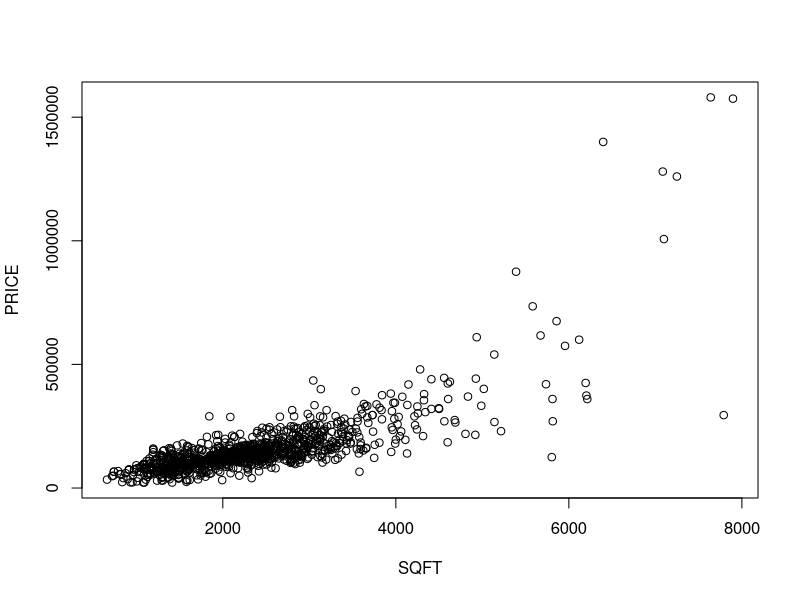
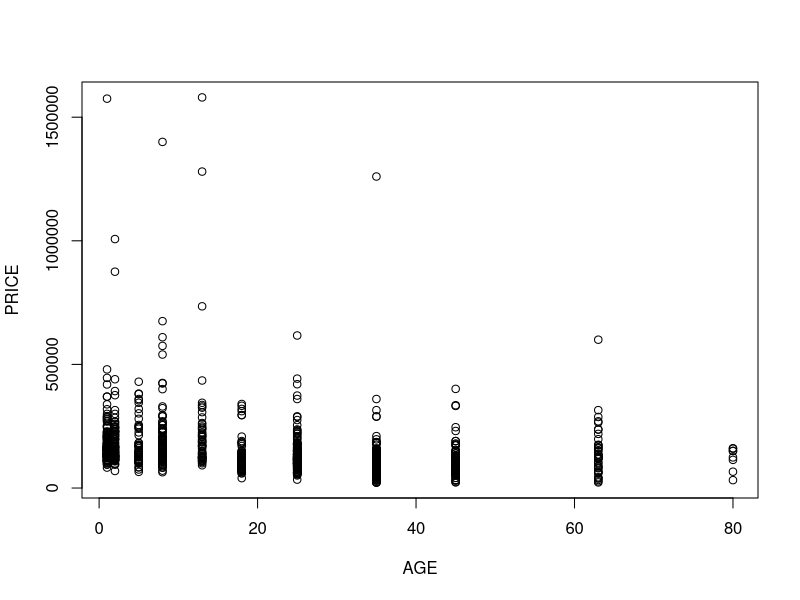
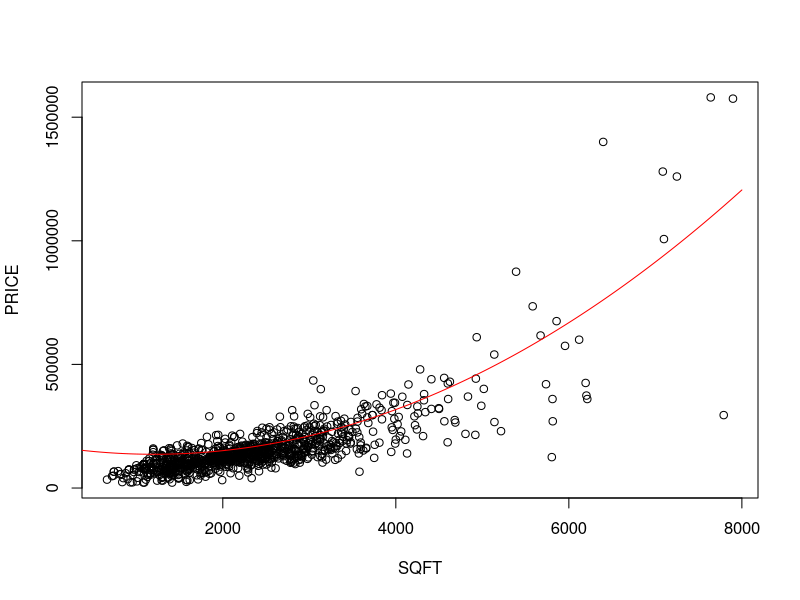
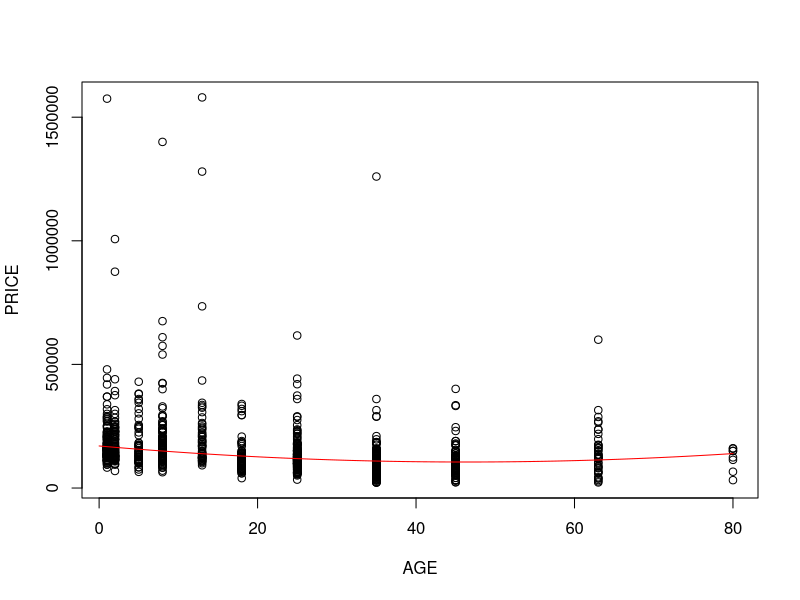
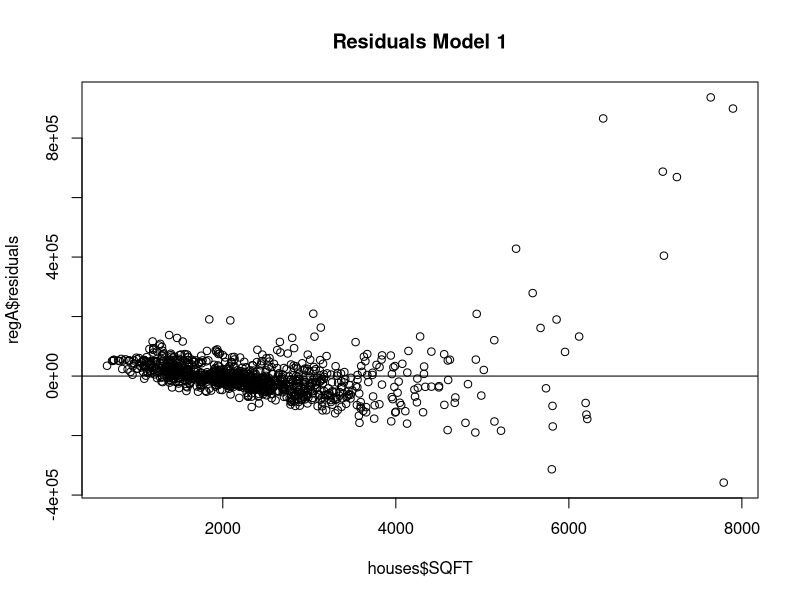
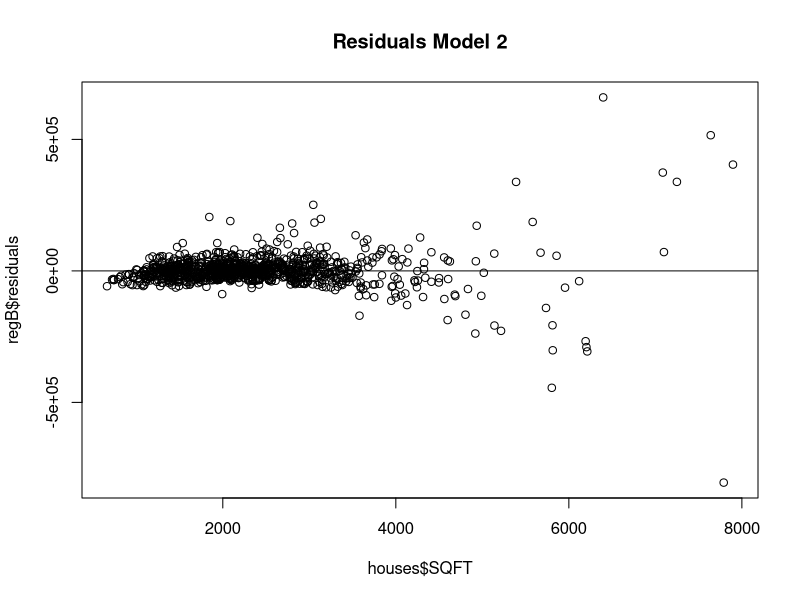
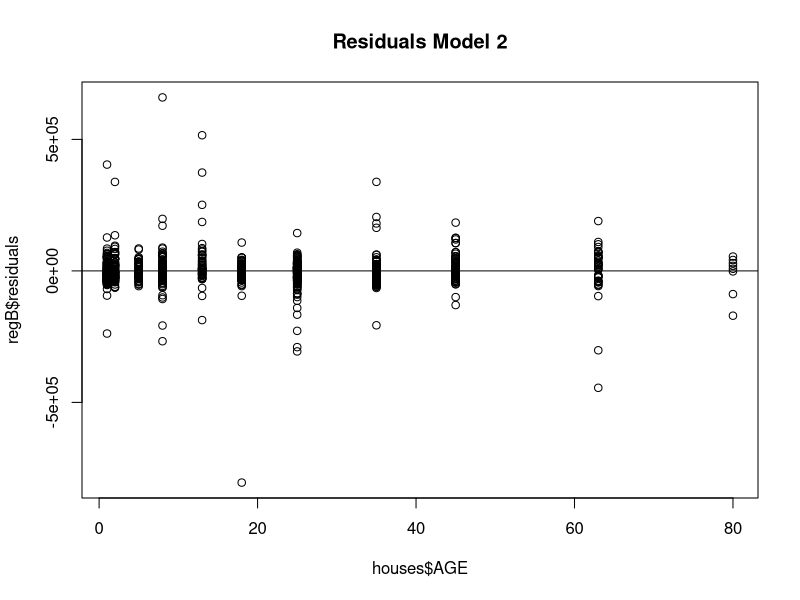

Source code (R) for these figures, in order:
################################################################################
#                                                                              #
#                Exercise 5: Multiple Regression Model                         # 
#                           Assignment 3                                       #
#                                                                              #
################################################################################

##### Assignment 3: House Prices: Multiple Regression Model #####

# Data
houses <- read.csv("houseprices2.csv")

# Exploration
summary(houses) # data summary
cor(houses) # data correlation matrix
# scatterplot price vs. sqft
plot(PRICE ~ SQFT, data = houses)
# scatterplot price vs. age
plot(PRICE ~ AGE, data = houses)

# (a) Model 1
regA <- lm(PRICE ~ SQFT + AGE, data = houses)
summary(regA)

# (a)(ii) 95% Confidence Interval
# get coefficients
co <- coef(summary(regA))
# calculate upper and lower bound 
up <- co[2,1] + qt(0.975, regA$df.residual)*co[2,2]
low <- co[2,1] - qt(0.975, regA$df.residual)*co[2,2]

# (a)(iii) t-Test: H_0: beta_3 >=-1000
# calculate t-Statistic
tstatA <- (co[3,1] - (-1000))/co[3,2]
# calculate the p-value, left-sided
pValA <- pt(tstatA, df = regA$df.residual)

# (b) Model 2: include squared terms
regB <- lm(PRICE ~ SQFT + I(SQFT^2) + AGE + I(AGE^2), data = houses)
summary(regB)
# get coefficients
coB <- coef(summary(regB))
# (b)(i) Marginal Effects
effectSqftMin <- coB[2,1] + 2*coB[3,1]*min(houses$SQFT)
effectSqftMax <- coB[2,1] + 2*coB[3,1]*max(houses$SQFT)
effectSqft2000 <- coB[2,1] + 2*coB[3,1]*2000

# (b)(ii) Marginal Effects
effectAgeMin <- coB[4,1] + 2*coB[5,1]*min(houses$AGE)
effectAgeMax <- coB[4,1] + 2*coB[5,1]*max(houses$AGE)
effectAge25 <- coB[4,1] + 2*coB[5,1]*25

# (b) (iii) 95% Confidence Interval for a house with 2000 sqft
covB <- vcov(regB) # Variance - Covariance Matrix of the coefficients
# calculate standard error of the linear combination of coefficients
seSqft2000 <- sqrt(covB[2,2] + 4000^2*covB[3,3] + 2*4000*covB[2,3])
# calculate upper and lower bound
upB <- effectSqft2000 + qt(0.975, regB$df.residual)*seSqft2000
lowB <- effectSqft2000 - qt(0.975, regB$df.residual)*seSqft2000

# (b) (iv) Version from Lea:  t-Test H_O: effect >=-1000 at age=25
# calculate standard error of the linear combination of coefficients
seAge25 <- sqrt(covB[4,4] + (2*25)^2*covB[5,5] + 2*(2*25)*covB[4,5])
# calculate t-Statistic: H_0: beta_4 + 2*beta_5*25 >= -1000
tstatB <- (effectAge25 - (-1000))/seAge25
# calculate the p-value, left-sided
pValB <- pt(tstatB, df = regB$df.residual)

# (b) (iv) Version from book: t-Test H_0: effect >=-1000 at age=20
effectAge20 <- coB[4,1] + 2*coB[5,1]*20
# calculate standard error of the linear combination of coefficients
seAge20 <- sqrt(covB[4,4] + (2*20)^2*covB[5,5] + 2*(2*20)*covB[4,5])
# calculate t-Statistic: H_0: beta_4 + 2*beta_5*25 >= -1000
tstat20 <- (effectAge20 - (-1000))/seAge20
# calculate the p-value, left-sided
pVal20 <- pt(tstat20, df = regB$df.residual)

# Extra: Graphic Evaluation of the Models

# Fitted Graphs
sqft <- seq(20, 8000, 1)
age <- seq(0, 80, 0.5)
fittedValsSQFT <- regB$coefficients[1] + regB$coefficients[2]*sqft + regB$coefficients[3]*sqft^2
fittedValsAGE <- regB$coefficients[1] + regB$coefficients[4]*age + regB$coefficients[5]*age^2

plot(PRICE ~ SQFT, data = houses)
lines(fittedValsSQFT ~ sqft, col = "red")

plot(PRICE ~ AGE, data = houses)
lines(fittedValsAGE ~ age, col = "red")

# Residual Plots
# Model 1
plot(regA$residuals ~ houses$SQFT, main = "Residuals Model 1")
abline(h=0)

# Model 2
plot(regB$residuals ~ houses$SQFT, main = "Residuals Model 2")
abline(h=0)

plot(regB$residuals ~ houses$AGE, main = "Residuals Model 2")
abline(h=0)
